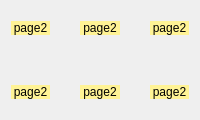
                         <widget class="QWidget" name="page_11">
                          <layout class="QHBoxLayout" name="horizontalLayout_41">
                           <item>
                            <layout class="QGridLayout" name="gridLayout_21">
                             <property name="leftMargin">
                              <number>0</number>
                             </property>
                             <property name="topMargin">
                              <number>10</number>
                             </property>
                             <property name="rightMargin">
                              <number>0</number>
                             </property>
                             <property name="bottomMargin">
                              <number>10</number>
                             </property>
                             <property name="horizontalSpacing">
                              <number>30</number>
                             </property>
                             <property name="verticalSpacing">
                              <number>50</number>
                             </property>
                             <item row="1" column="1">
                              <widget class="QLabel" name="label_129">
                               <property name="maximumSize">
                                <size>
                                 <width>450</width>
                                 <height>450</height>
                                </size>
                               </property>
                               <property name="styleSheet">
                                <string notr="true">*{background: rgb(255, 243, 149)
}</string>
                               </property>
                               <property name="text">
                                <string>page2</string>
                               </property>
                               <property name="alignment">
                                <set>Qt::AlignCenter</set>
                               </property>
                              </widget>
                             </item>
                             <item row="0" column="1">
                              <widget class="QLabel" name="label_130">
                               <property name="maximumSize">
                                <size>
                                 <width>450</width>
                                 <height>450</height>
                                </size>
                               </property>
                               <property name="styleSheet">
                                <string notr="true">*{background: rgb(255, 243, 149)
}</string>
                               </property>
                               <property name="text">
                                <string>page2</string>
                               </property>
                               <property name="alignment">
                                <set>Qt::AlignCenter</set>
                               </property>
                              </widget>
                             </item>
                             <item row="1" column="0">
                              <widget class="QLabel" name="label_131">
                               <property name="maximumSize">
                                <size>
                                 <width>450</width>
                                 <height>450</height>
                                </size>
                               </property>
                               <property name="styleSheet">
                                <string notr="true">*{background: rgb(255, 243, 149)
}</string>
                               </property>
                               <property name="text">
                                <string>page2</string>
                               </property>
                               <property name="alignment">
                                <set>Qt::AlignCenter</set>
                               </property>
                              </widget>
                             </item>
                             <item row="0" column="0">
                              <widget class="QLabel" name="label_132">
                               <property name="maximumSize">
                                <size>
                                 <width>450</width>
                                 <height>450</height>
                                </size>
                               </property>
                               <property name="styleSheet">
                                <string notr="true">*{background: rgb(255, 243, 149)
}</string>
                               </property>
                               <property name="text">
                                <string>page2</string>
                               </property>
                               <property name="alignment">
                                <set>Qt::AlignCenter</set>
                               </property>
                              </widget>
                             </item>
                             <item row="0" column="2">
                              <widget class="QLabel" name="label_134">
                               <property name="maximumSize">
                                <size>
                                 <width>450</width>
                                 <height>450</height>
                                </size>
                               </property>
                               <property name="styleSheet">
                                <string notr="true">*{background: rgb(255, 243, 149)
}</string>
                               </property>
                               <property name="text">
                                <string>page2</string>
                               </property>
                               <property name="alignment">
                                <set>Qt::AlignCenter</set>
                               </property>
                              </widget>
                             </item>
                             <item row="1" column="2">
                              <widget class="QLabel" name="label_135">
                               <property name="maximumSize">
                                <size>
                                 <width>450</width>
                                 <height>450</height>
                                </size>
                               </property>
                               <property name="styleSheet">
                                <string notr="true">*{background: rgb(255, 243, 149)
}</string>
                               </property>
                               <property name="text">
                                <string>page2</string>
                               </property>
                               <property name="alignment">
                                <set>Qt::AlignCenter</set>
                               </property>
                              </widget>
                             </item>
                            </layout>
                           </item>
                          </layout>
                         </widget>
